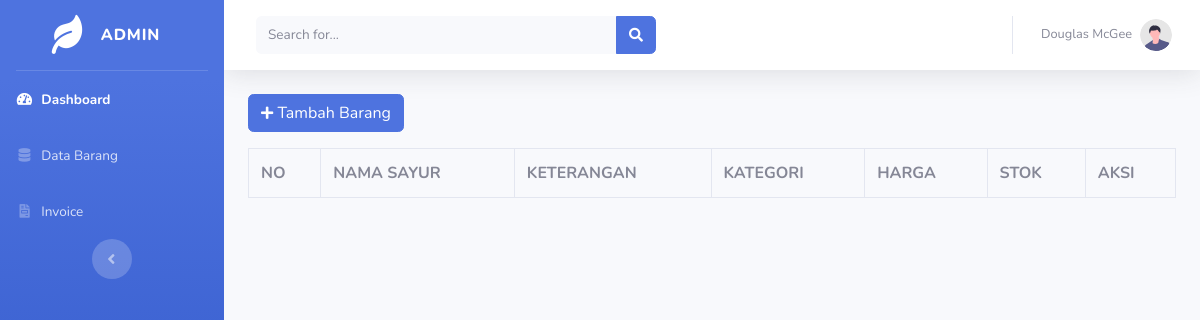
Page /toko_online/index.php/admin/data_barang on the earlier database version.
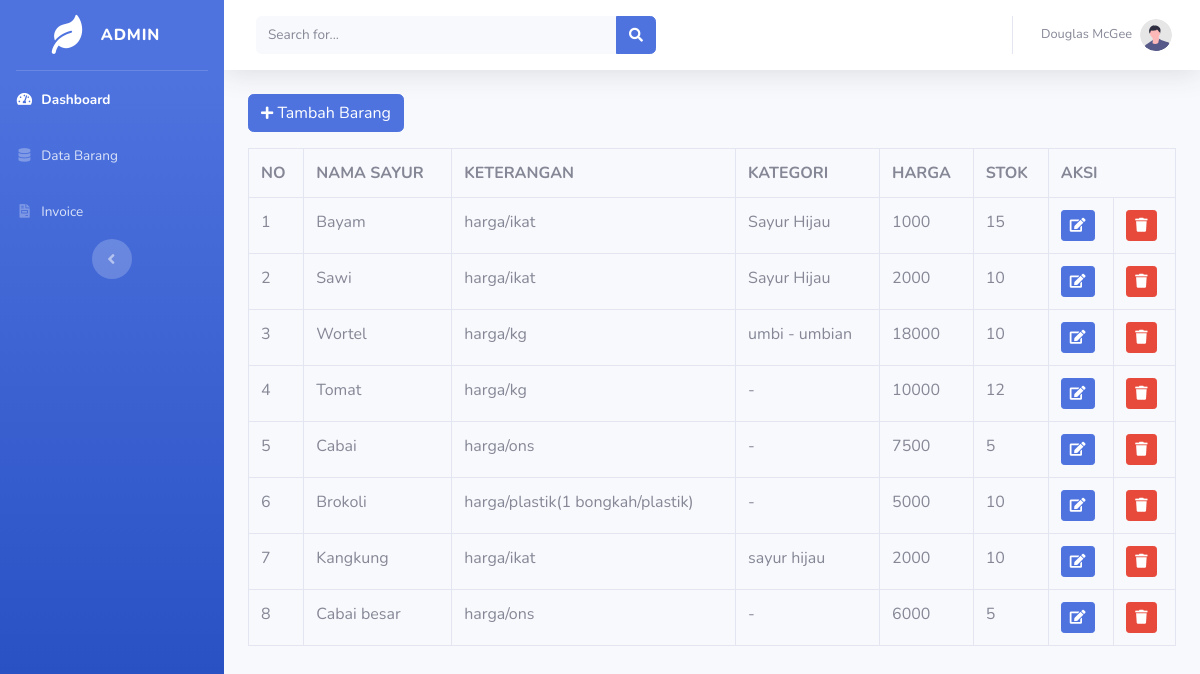
Same page on the later database version.
### tables this page shows
CREATE TABLE `sayuran` (
  `id_sayuran` int(11) NOT NULL,
  `nama_sayuran` varchar(120) NOT NULL,
  `keterangan` varchar(225) NOT NULL,
  `kategori` varchar(60) NOT NULL,
  `harga` int(11) NOT NULL,
  `stok` int(4) NOT NULL,
  `gambar` text NOT NULL
);

### toko_online/application/controllers/admin/data_barang.php (called while the page is built, shortened)
<?php
class data_barang extends CI_Controller{
	public function index()
{
		$data['barang'] = $this->model_barang->tampil_data()->result();
		$this->load->view('templates_admin/header');
        $this->load->view('templates_admin/sidebar');
        $this->load->view('admin/data_barang', $data);
        $this->load->view('templates/footer');
}
}

### toko_online/index.php (called while the page is built, shortened)
<?php
require_once BASEPATH.'core/CodeIgniter.php';

### toko_online/application/models/model_barang.php (called while the page is built, shortened)
<?php
class model_barang extends CI_model{
	public function tampil_data(){
		return $this->db->get('sayuran');
	}
}

### toko_online/application/views/admin/data_barang.php (the view, shortened to what this page needs)
<div class="container-fluid">
	<button type="button" class="btn btn-primary mb-3" data-toggle="modal" data-target="#tambah_barang">
		<i class="fas fa-plus fa-sm"></i> Tambah Barang</button>
	<table class="table table-bordered">
	<tr>
		<th>NO</th>
		<th>NAMA SAYUR</th>
		<th>KETERANGAN</th>
		<th>KATEGORI</th>
		<th>HARGA</th>
		<th>STOK</th>
		<th colspan="3">AKSI</th>
	</tr>
	<?php
	$no=1;
	foreach ($barang as $brg) : ?>
		<tr>
			<td><?php echo $no++ ?></td>
			<td><?php echo $brg->nama_sayuran ?></td>
			<td><?php echo $brg->keterangan ?></td>
			<td><?php echo $brg->kategori ?></td>
			<td><?php echo $brg->harga ?></td>
			<td><?php echo $brg->stok ?></td>
			<td><?php echo anchor('admin/data_barang/edit/' .$brg->id_sayuran, '<div class="btn btn-primary btn-sm"><i class="fa fa-edit"></i></div>') ?></td>
			<td><?php echo anchor('admin/data_barang/hapus/' .$brg->id_sayuran, '<div class="btn btn-danger btn-sm"><i class="fa fa-trash"></i></div>') ?></td>
		</tr>
	<?php endforeach; ?>
	</table>
</div>

Differences in the rows shown:
added sayuran: nama_sayuran "Bayam", keterangan "harga/ikat", kategori "Sayur Hijau", harga "1000", stok "15"
added sayuran: nama_sayuran "Sawi", keterangan "harga/ikat", kategori "Sayur Hijau", harga "2000", stok "10"
added sayuran: nama_sayuran "Wortel", keterangan "harga/kg", kategori "umbi - umbian", harga "18000", stok "10"
added sayuran: nama_sayuran "Tomat", keterangan "harga/kg", kategori "-", harga "10000", stok "12"
added sayuran: nama_sayuran "Cabai", keterangan "harga/ons", kategori "-", harga "7500", stok "5"
added sayuran: nama_sayuran "Brokoli", keterangan "harga/plastik(1 bongkah/plastik)", kategori "-", harga "5000", stok "10"
added sayuran: nama_sayuran "Kangkung", keterangan "harga/ikat", kategori "sayur hijau", harga "2000", stok "10"
added sayuran: nama_sayuran "Cabai besar", keterangan "harga/ons", kategori "-", harga "6000", stok "5"
